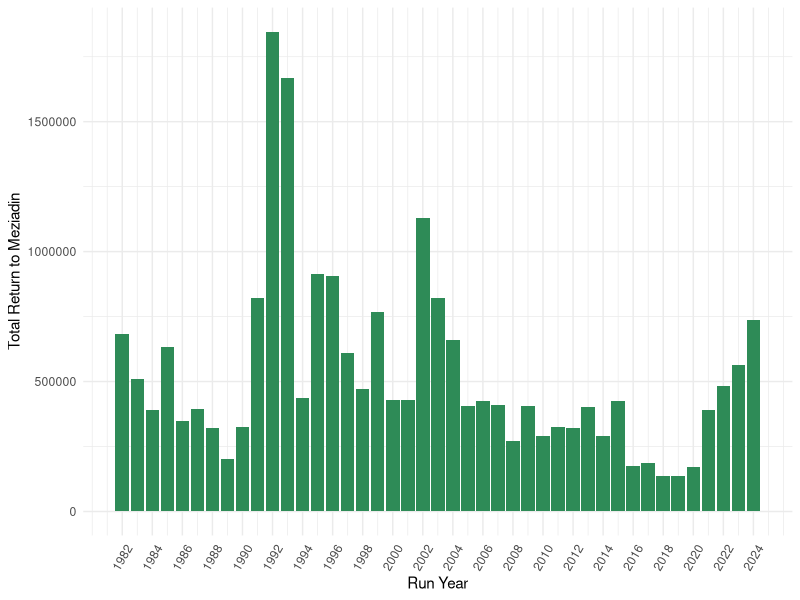
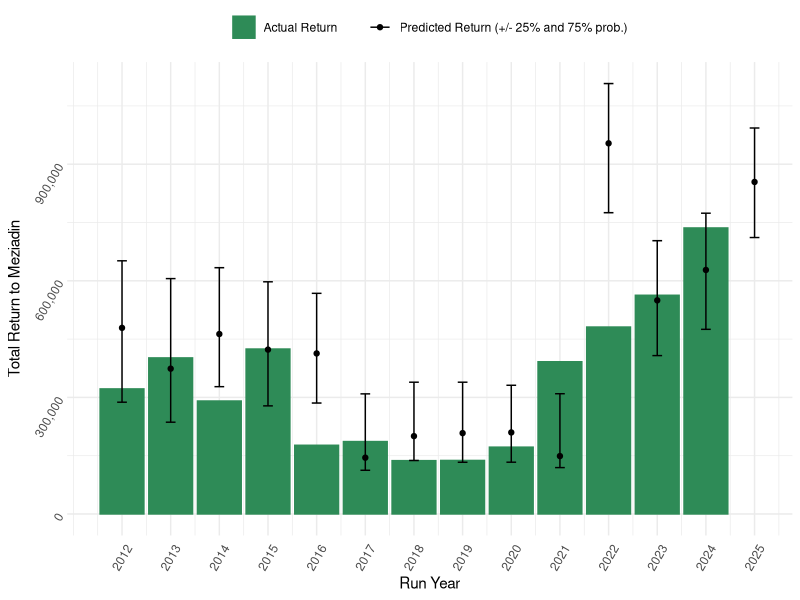
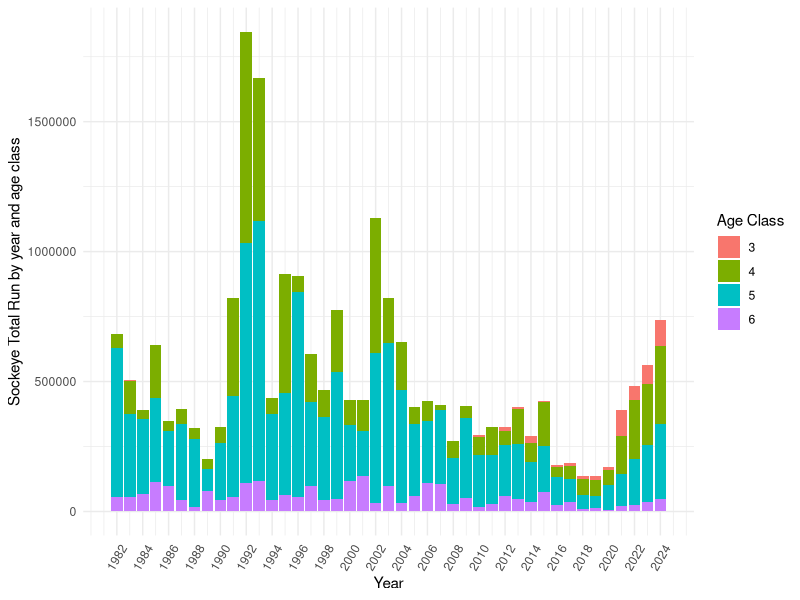
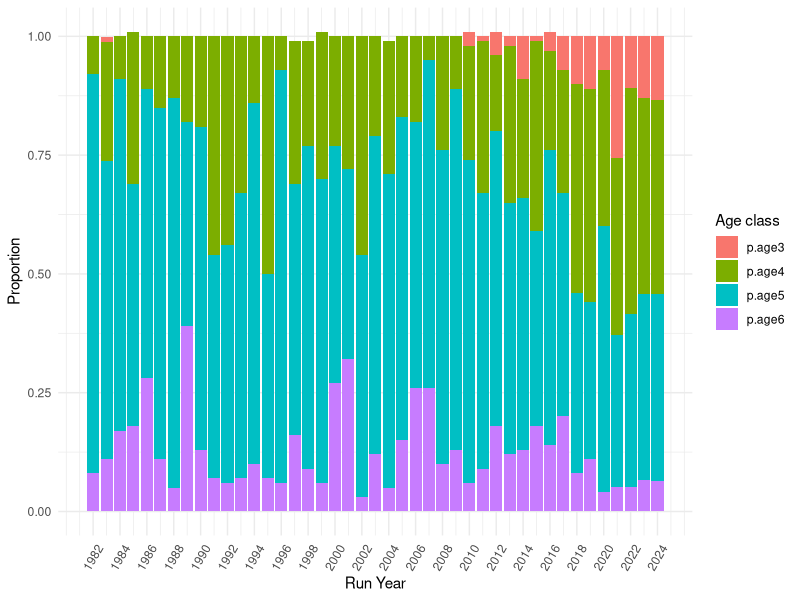

The R script that drew these images, in order: (Note: this script raises an error after producing the figures.)
# Code to process (1) Meziadin sockeye run by age data and (2) escapement and total return data
# for Meziadin-specific sockeye run forecast using ForecastR
library(tidyverse)
library(scales)

# Read in Meziadin/Nass TE/TR data:
mez_nass_TR_TE <- read_csv("data/nass vs mez TR TE new.csv") %>%
  filter(type == "Total Return") %>%
  drop_na("Meziadin") %>%
  rename(runyear = year)

# Wide format to have total run and escapement as columns
TR_TE_wide <- pivot_wider(mez_nass_TR_TE, names_from = type, values_from = c(Meziadin, Nass)) %>%
  subset(select = -c(`Nass_Total Return`, mez.p, non.mez))

# Read new data (to 2023)
datanew <- read.csv("data/TRTC-Results--Nass-Sockeye_kke.csv") %>%
  filter(CU_Name == "Meziadin") %>%
  subset(select = -c(CU, SpeciesId, T_Idx_E, ExpFactor1, ExpFactor2, AdjSum, ObsE,
                     ExpFactor3, TE, CDN.Harvest, CDN.ER, Q1, Q2, Q3, ER.Indicator,
                     ER.Indicator.Lookup, ER.Source, StatArea, TRTC, Total.Harvest,
                     Total.ER, CU_Name)) %>%
  filter(Year %in% c("2018", "2019", "2020", "2021", "2022", "2023")) %>%
  rename(runyear = Year, `Meziadin_Total Return` = Total.Run)%>%
  mutate(`Meziadin_Total Return` = as.numeric(gsub(",","",`Meziadin_Total Return`)))

# ADD 2024 DATA TO NEW DATA:
# Meziadin total return is the escapement (fishwheel count) plus harvest before the fishwheel
# (about 49%). So fishwheel + (fishwheel*.49)
runyear <- c(2024)
mez_return <- c(735996.1) 
# calculated as Esc / (1-ER) using Meziadin fishwheel count for Esc and 0.49 for ER 
data24 <- data.frame(runyear, mez_return) %>%
  rename(`Meziadin_Total Return` = mez_return)

datanew <- bind_rows(datanew, data24)

# Merge old and new data (without ages):
all_mezdata <- bind_rows(TR_TE_wide, datanew)

# Read in predicted returns
predictions <- read.csv("data/mez_predictions.csv")

predictions <- full_join(all_mezdata, predictions, by="runyear") %>%
  filter(!is.na(predicted.return)) %>%
  mutate(predicted.return = as.numeric(predicted.return),
         p25 = as.numeric(p25),
         p75 = as.numeric(p75)) 

# Plot Meziadin total returns by year (no age breakdown)
ggplot(all_mezdata, aes(x = runyear, y = `Meziadin_Total Return`)) +
  geom_col(fill = "seagreen")+
  theme_minimal()+
  labs(x = "Run Year", y = "Total Return to Meziadin")+
  scale_x_continuous(breaks = round(seq(min(all_mezdata$runyear), max(all_mezdata$runyear), 
                                        by = 2),1))+
  theme(axis.text.x = element_text(angle = 60, vjust = 0.5))

### Add a line showing the pre-season forecasts
# Create a csv file for each year by changing forecast year and re-saving.
# Run each csv through forecastR
# Save sibling reg  point forecast, p25 and p75
# create a data frame of the forecasts
# bind with total return data - name something like ("predicted return")
# Plot by adding aes with line for predicted return, error bars for p25 and p75

###
ggplot(predictions, aes(x = runyear)) +
  geom_col(aes(y = `Meziadin_Total Return`, fill = "Actual Return"), color = "seagreen") +
  geom_point(aes(y = predicted.return, color = "Predicted Return (+/- 25% and 75% prob.)")) +
  geom_errorbar(
    aes(ymin = p25, ymax = p75, color = "Predicted Return (+/- 25% and 75% prob.)"),
    width = 0.2
  ) +
  theme_minimal() +
  labs(
    x = "Run Year",
    y = "Total Return to Meziadin"
  ) +
  scale_x_continuous(breaks = round(seq(min(predictions$runyear), max(predictions$runyear), by = 1), 1)) +
  scale_y_continuous(labels = scales::label_comma()) +
  scale_fill_manual(
    values = c("Actual Return" = "seagreen"),
    name = NULL  # Remove "fill" label
  ) +
  scale_color_manual(
    values = c("Predicted Return (+/- 25% and 75% prob.)" = "black"),
    name = NULL  # Remove "colour" label
  ) +
  theme(
    axis.text.x = element_text(angle = 60, vjust = 0.5),
    axis.text.y = element_text(angle = 60),
    legend.position = "top"  # Move legend to the top
  )

###

# Read in Meziadin age data -----------------------------------------------

mez_age <- read_csv("data/Mez scale data - Andy.csv") %>%
  rename(runyear = Year)

# new data to 2022
mez_age_2 <- read_csv("data/Mez ages for Andy.csv") %>%
  filter(Year %in% c("2020", "2021", "2022")) %>%
  rename(runyear = Year) %>%
  #add row for 2023 and 2024 with age percentages using the mean from the last 5y (2018-2022, and 2019-2023)
  add_row(runyear = 2023, AgeComp = "MeziadinAnnual", RunAge3 = 0.1288244, RunAge4 = 0.4137336, RunAge5 = 0.3906876, RunAge6 = 0.06675444,
          RunAge7 = 0, Total = 1.00) %>%
  add_row(runyear = 2024, AgeComp = "MeziadinAnnual", RunAge3 = 0.1345893, RunAge4 = 0.4084802, RunAge5 = 0.3928252, RunAge6 = 0.06410532,
           RunAge7 = 0, Total = 1.00)

mez_age <- rbind(mez_age, mez_age_2)

# Merge the two dataframes 
age_mezdata <- merge(all_mezdata, mez_age, by = "runyear") %>%
  subset(select = -c(RunAge7, AgeComp)) %>%
  # add sockeye escapement for each age class (total * percent age)
  # add sockeye total return number for each age class
  mutate("3" = RunAge3*`Meziadin_Total Return`,
         "4" = RunAge4*`Meziadin_Total Return`,
         "5" = RunAge5*`Meziadin_Total Return`,
         "6" = RunAge6*`Meziadin_Total Return`) %>%
  # column name for percentages
  rename(p.age3 = RunAge3, p.age4 = RunAge4, p.age5 = RunAge5, p.age6 = RunAge6)

# Format for plotting
age_mezdata_long <- age_mezdata %>%
  pivot_longer(cols = "3":"6", names_to = "tr_ageclass", values_to = "tr_count") %>%
  rename(`Age Class` = tr_ageclass)

prop_ages <- age_mezdata %>%
  pivot_longer(cols = "p.age3":"p.age6", names_to = "Age class", values_to = "proportion_age")

# Plot total run by year with age classes:
ggplot(age_mezdata_long, aes(x = runyear, y = tr_count, fill = `Age Class`)) +
  geom_col() +
  xlab("Year") +
  ylab("Sockeye Total Run by year and age class") +
  theme_minimal()+
  scale_x_continuous(breaks = round(seq(min(prop_ages$runyear), max(prop_ages$runyear), 
                                        by = 2),1)) +
  theme(axis.text.x = element_text(angle = 60, vjust = 0.5))

# Proportion of age classes by year
ggplot(prop_ages, aes(x = runyear, y = proportion_age, fill = `Age class`))+
  geom_col() +
  theme_minimal() +
  xlab("Run Year") +
  ylab("Proportion")+
  scale_x_continuous(breaks = round(seq(min(prop_ages$runyear), max(prop_ages$runyear), 
                                        by = 2),1)) +
  theme(axis.text.x = element_text(angle = 60, vjust = 0.5))


# FORMATTING FOR FORECASTR ------------------------------------------------


# Format identical to ForecastR example - removing escapement and just include total return data,
# add columns for stock, species etc

mez_forecastr <- age_mezdata_long %>%
  subset(select = -c(p.age3, p.age4, p.age5, p.age6, Total, 
                     `Meziadin_Total Return`)) %>%
  rename(Run_Year = runyear, Age_Class = `Age Class`, Average_Terminal_Run = tr_count) %>%
  #filter(Age_Class != "3") %>% # remove age class 3 (for now..) because lots of zeros for this age class
  mutate(Brood_Year = Run_Year - as.numeric(Age_Class),
         Stock_Name = "Meziadin",
         Stock_Species = "Sockeye",
         Stock_Abundance = "Terminal Run",
         Forecasting_Year = "2025") %>%
  select(Stock_Name, Stock_Species, Stock_Abundance, Forecasting_Year, Run_Year, Brood_Year,
         Age_Class, Average_Terminal_Run) %>%
  mutate(Average_Terminal_Run = ifelse(is.na(Average_Terminal_Run), 0, Average_Terminal_Run))


# remove values from columns 1-4, except for the first row
mez_forecastr <- mez_forecastr %>%
  mutate(
    Stock_Name = ifelse(row_number() == 1, Stock_Name, ""),
    Stock_Species = ifelse(row_number() == 1, Stock_Species, ""),
    Stock_Abundance = ifelse(row_number() == 1, Stock_Abundance, ""),
    Forecasting_Year = ifelse(row_number() == 1, Forecasting_Year, "")
  ) %>%
  mutate(Average_Terminal_Run = replace(Average_Terminal_Run, Average_Terminal_Run==0, 1))

write.csv(mez_forecastr, "~/coastland/nass-data-summaries/data/mez_forecastr.csv", row.names = FALSE)


# 2024 run prediction -----------------------------------------------------
# File for 2024 forecasting year (to compare forecast with actual 2024 run):

# mez_24 <- age_mezdata_long %>%
#   subset(select = -c(p.age3, p.age4, p.age5, p.age6, Total, 
#                      `Meziadin_Total Return`)) %>%
#   rename(Run_Year = runyear, Age_Class = `Age Class`, Average_Terminal_Run = tr_count) %>%
#   filter(Run_Year != "2024") %>% 
#   mutate(Brood_Year = Run_Year - as.numeric(Age_Class),
#          Stock_Name = "Meziadin",
#          Stock_Species = "Sockeye",
#          Stock_Abundance = "Terminal Run",
#          Forecasting_Year = "2024") %>%
#   select(Stock_Name, Stock_Species, Stock_Abundance, Forecasting_Year, Run_Year, Brood_Year,
#          Age_Class, Average_Terminal_Run) %>%
#   mutate(Average_Terminal_Run = ifelse(is.na(Average_Terminal_Run), 0, Average_Terminal_Run))
# 
# mez_24 <- mez_24 %>%
#   mutate(
#     Stock_Name = ifelse(row_number() == 1, Stock_Name, ""),
#     Stock_Species = ifelse(row_number() == 1, Stock_Species, ""),
#     Stock_Abundance = ifelse(row_number() == 1, Stock_Abundance, ""),
#     Forecasting_Year = ifelse(row_number() == 1, Forecasting_Year, "")
#   ) %>%
#   mutate(Average_Terminal_Run = replace(Average_Terminal_Run, Average_Terminal_Run==0, 1))
# 
# # write csv
# write.csv(mez_24, "~/coastland/nass-data-summaries/data/mez_24.csv", row.names = FALSE)
